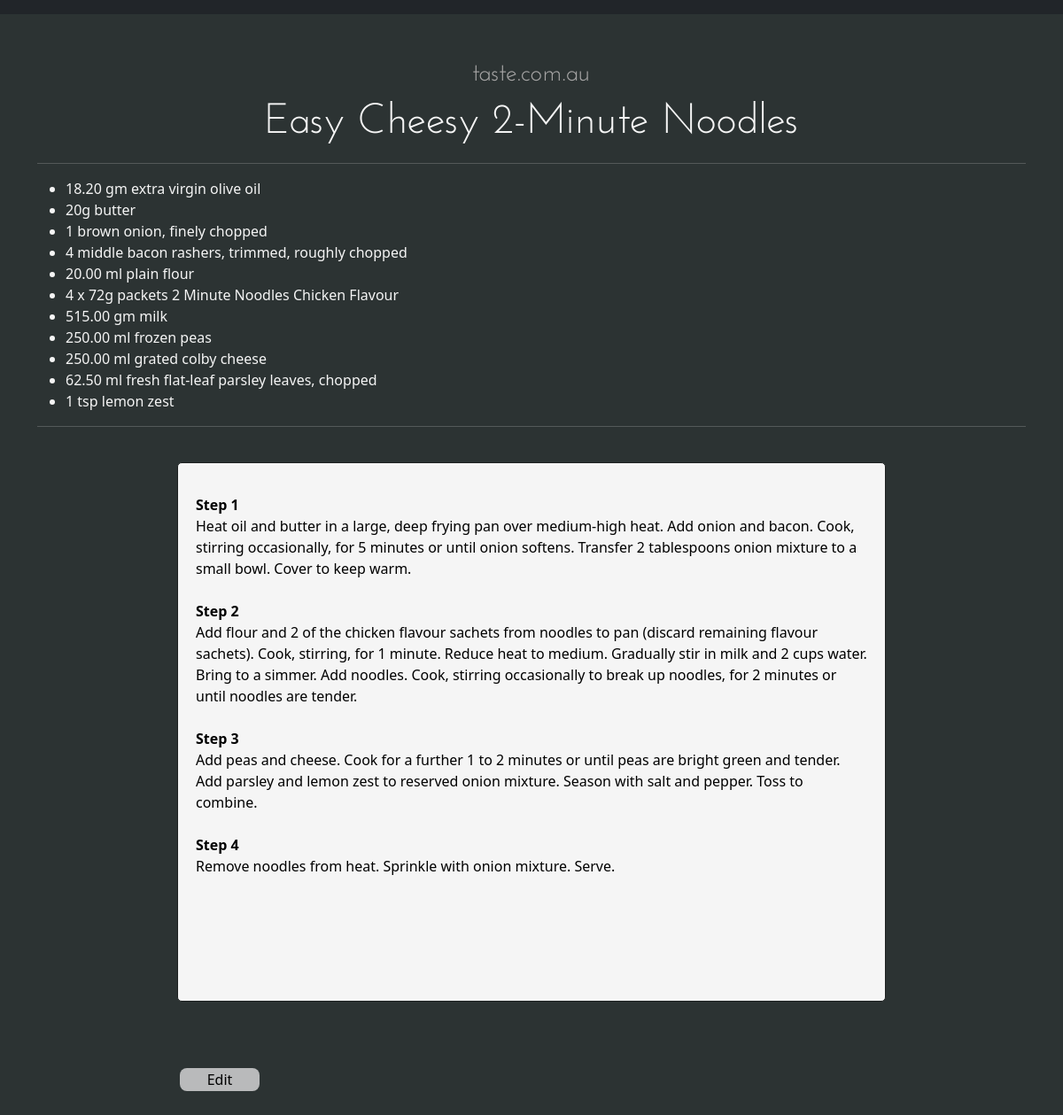
Screenshot of /view_recipe/f4e00d3f53c042618f0a4dd7fef31fae with the database file from the repository.
### recipes/models.py (models this page shows, shortened)
class Recipe(models.Model):
    id = models.UUIDField(primary_key=True, default=uuid.uuid4, editable=False)
    user = models.ForeignKey(User, on_delete=models.CASCADE)
    category = models.ForeignKey(
        Category, on_delete=models.CASCADE, blank=True, null=True)
    title = models.CharField(max_length=50, blank=True, null=True)
    body = models.TextField(blank=True, null=True)
    ingredients = models.CharField(max_length=1000, blank=True, null=True)
    servings = models.IntegerField(blank=True, null=True)
    site = models.CharField(max_length=200, blank=True, null=True)

### recipes/views.py (the view, shortened to what this page needs)
# urls.py: path('view_recipe/<str:rec_pk>', views.view_recipe, name='view_recipe'),
def view_recipe(request, rec_pk):
    user_pk = request.user.pk
    recipes = Recipe.objects.filter(user__pk=user_pk)
    categories = Category.objects.filter(user__pk=user_pk)
    recipe = Recipe.objects.get(pk=rec_pk)
    if recipe.ingredients:
        ingr_list = recipe.ingredients.split('#')
    else:
        ingr_list = []
    if recipes:
        for rec in recipes:
            if not rec.title or not rec.category or not rec.body:
                rec.delete()
                recipes = Recipe.objects.filter(user__pk=user_pk)
    return render(request, 'recipes/view_recipe.html', {
        'recipe': recipe,
        'ingr_list': ingr_list,
        'categories': categories,
        'recipes': recipes,
    })

### recipes/templates/recipes/view_recipe.html (shortened to what this page needs)
{% extends 'recipes/header.html' %}
{% block content %}
  <div>
    <div style="text-align: center;">
      {% if recipe.site %}
        <h6><small style="color: rgb(168, 167, 167)">{{ recipe.site }}</small></h6>
      {% endif %}
      <h3>{{ recipe.title.title }} </h3>
    </div>
    {% if ingr_list %}
      <hr>
      <div>
        <ul>
          {% for i in ingr_list %}
            {% if i %}
              {% if i.0 == '!' %}
                <br>
                <strong>{{i| slice:'1:'}}</strong>
              {% else %}
                <li>{{i}}</li>
              {% endif %}
            {% endif %}
          {% endfor %}
        </ul>
      </div>
      <hr>
    {% endif %}
    <br>
    <div class="center">
      <div class="recipe-text">
        {{ recipe.body| safe }}
      </div>
    </div>
  </div>
  <br><br><br>
  <div class="center">
    <div class="edit-button">
      <a href="{% url 'recipes:edit_recipe' action=recipe.pk %}">
        <button id="button">Edit</button>
      </a>
    </div>
  </div>
  <div class="footer-div"> </div>
{% endblock %}

### recipes/templates/recipes/header.html (shortened to what this page needs)
<!DOCTYPE html>
<html lang="en">
  <head>
    {% load static %}
    <link
      href="https://cdn.jsdelivr.net/npm/bootstrap@5.3.0-alpha3/dist/css/bootstrap.min.css"
      rel="stylesheet"
/>
    <link rel="stylesheet" href="{% static 'recipes/style.css' %}" />
  </head>
  <body>
    {% include "recipes/includes/navbar.html" %}
    <br><br>
    <div class="container">
      {% block content %}
      {% endblock %}
    </div>
  </body>
</html>

### recipes/templates/recipes/includes/navbar.html (shortened to what this page needs)
<nav class="navbar navbar-expand-lg navbar sticky-top navbar-dark bg-dark">
  </nav>

### recipes/static/recipes/style.css (style rules this page uses)
a { text-decoration: none; color: rgb(104, 180, 222); }
body { color: whitesmoke; background-color: #2C3333; }
hr { display: block; height: 1px; border: 0; border-top: 1px solid #ccc; margin: 1em 0; padding: 0; }
h3 { text-align: center; font-family: JosefinSans; font-size: 3rem; }
h6 { text-align: center; font-family: JosefinSans; font-size: 2rem; }
.recipe-text { width: 800px; height: 100%; background-color: whitesmoke; color: black; padding: 20px; padding-top: 35px; padding-bottom: 100px; border: 1px solid #1d2121; border-radius: 5px; }
.edit-button { display: flex; justify-content: left; width: 800px; }
.center { display: flex; justify-content: center; }
.footer-div { height: 200px; }
#button { width: 90px; border-radius: 8px; margin: 3px; background-color: rgb(185, 186, 187); border: none; }

### rows the page displays
Recipe: site "taste.com.au", title "Easy Cheesy 2-Minute Noodles", body "Step 1 Heat oil and butter in a large, deep frying pan over medium-high heat. Add onion and bacon. Cook, stirring occasionally, for 5 minutes or until onion softens. Transfer 2 tablespoons onion mixture to a small bowl. Cover to keep warm. Step 2 Add flour and 2 of the chicken flavour sachets from noodles to pan (discard remaining flavour sachets). Cook, stirring, for 1 minute. Reduce heat to medium. Gradually stir in milk and 2 cups water. Bring to a simmer. Add noodles. Cook, stirring occasionally to break up noodles, for 2 minutes or until noodles are tender. Step 3 Add peas and cheese. Cook for a further 1 to 2 minutes or until peas are bright green and tender. Add parsley and lemon…"

### other values shown
{{ i }} "18.20 gm extra virgin olive oil" "20g butter" "1 brown onion, finely chopped" "4 middle bacon rashers, trimmed, roughly chopped" "20.00 ml plain flour" "4 x 72g packets 2 Minute Noodles Chicken Flavour" "515.00 gm milk" "250.00 ml frozen peas" "250.00 ml grated colby cheese" "62.50 ml fresh flat-leaf parsley leaves, chopped" "1 tsp lemon zest"
